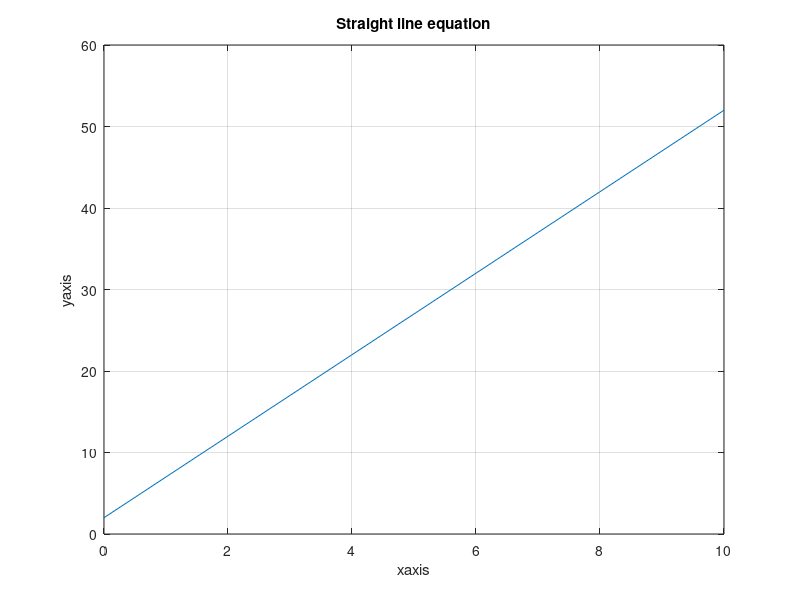

The MATLAB source for this figure:
# Plot y = mx + c ; m and c can be assumed to any constant

x = 0: 1: 10;
m = 5;
c= 2;
y = m*x + c;
plot(x,y);
title('straight line equation');
title('Straight line equation');
xlabel('xaxis')
ylabel('yaxis')
grid

#Results
